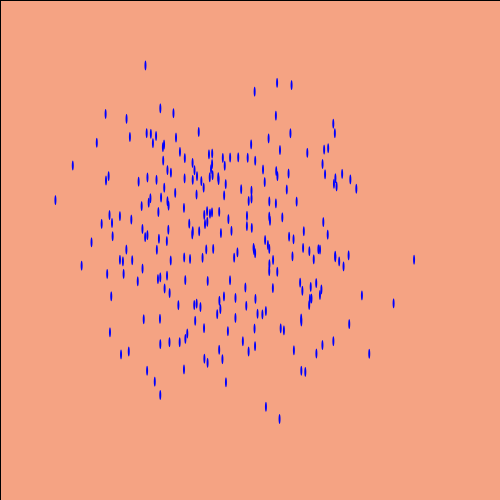
Frame 1 (no input)
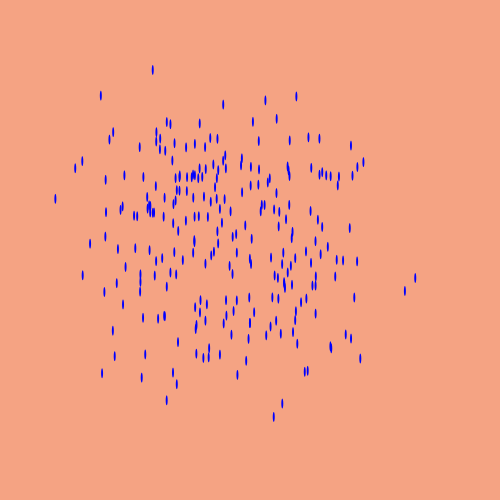
Frame 60 (the mouse pressed at the canvas centre just before this capture)
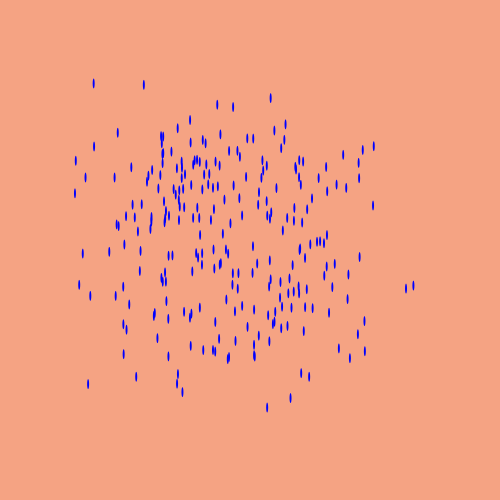
Frame 120 (the mouse held since frame 60 and released just before this capture)

The Processing sketch that drew these frames (run headless with seeded random() and noise(); from frame 60 on, the mouse is pressed at the canvas centre):

// Processing sketch: Magic_Worms
// ── Magic_Worms.pde
void setup(){
   
  size(500,500);
  int maxValue = 500;
  random(maxValue);

  
  
  
}
void draw(){
  background(255,170,136);
  makeMagical();
  for(int i = 0; i<500; i+= 2){
    fill(0,0,255);
   ellipse(getWormX(i) ,getWormY(i) , 2,10); 
  }
   
  
  
  
  
}
float frequency = .001;
float noiseInterval = PI;

void makeMagical() {
     fill( 0, 0, 0, 10 );
     rect(0, 0, width, height);
     noStroke();
}

float getWormX(int i) {
     return map(noise(i*noiseInterval + frameCount * frequency), 0, 1, 0, width);
}

float getWormY(int i) {
     return map(noise(i*noiseInterval+1 + frameCount * frequency), 0, 1, 0, height);
}
